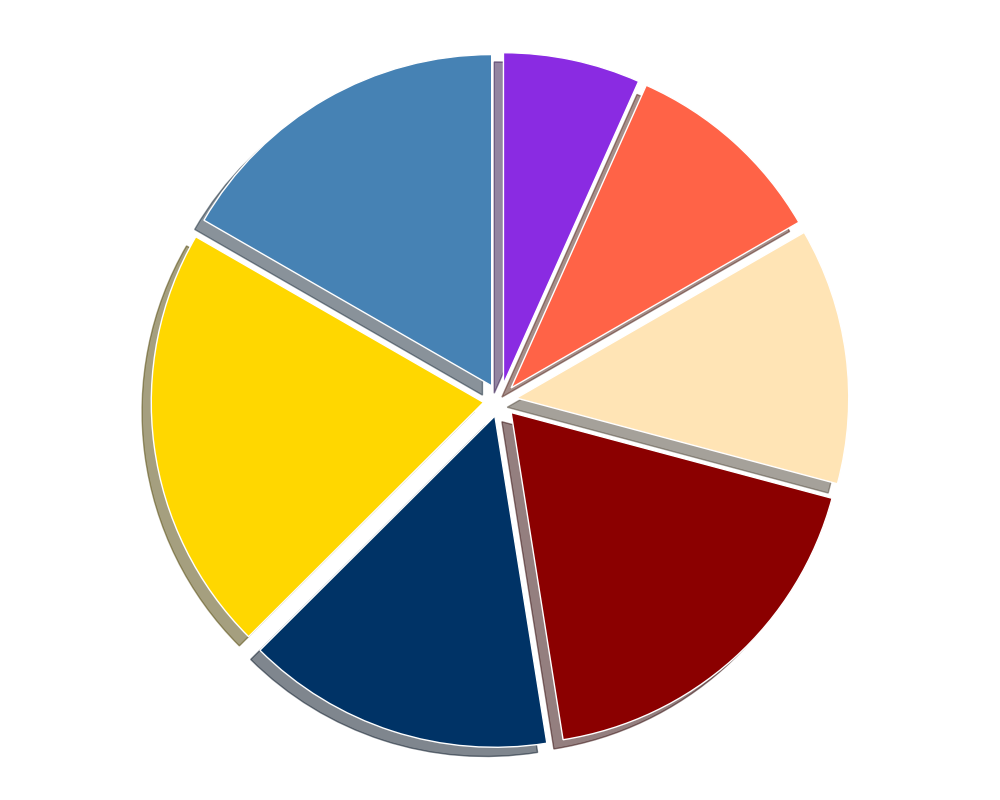

The script that drew this image:
import matplotlib.pyplot as plt

color_usage = [20, 25, 18, 22, 15, 12, 8]
colors = ['#4682B4', '#FFD700', '#003366', '#8B0000', '#FFE4B5', '#FF6347', '#8A2BE2']

fig, ax = plt.subplots(figsize=(10, 8))
wedges = ax.pie(
    color_usage,
    startangle=90,
    colors=colors,
    shadow=True,
    explode=(0.05,) * len(color_usage)
)

ax.axis('equal')

plt.tight_layout()

plt.show()
